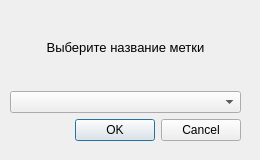
<?xml version="1.0" encoding="UTF-8"?>
<ui version="4.0">
 <class>Dialog</class>
 <widget class="QDialog" name="Dialog">
  <property name="geometry">
   <rect>
    <x>0</x>
    <y>0</y>
    <width>260</width>
    <height>160</height>
   </rect>
  </property>
  <property name="windowTitle">
   <string>Отвязка метки</string>
  </property>
  <property name="windowIcon">
   <iconset>
    <normaloff>../res/Books_icon-icons.com_76879.png</normaloff>../res/Books_icon-icons.com_76879.png</iconset>
  </property>
  <widget class="QWidget" name="layoutWidget">
   <property name="geometry">
    <rect>
     <x>10</x>
     <y>10</y>
     <width>231</width>
     <height>131</height>
    </rect>
   </property>
   <layout class="QVBoxLayout" name="verticalLayout">
    <item>
     <widget class="QLabel" name="statusTag">
      <property name="font">
       <font>
        <pointsize>10</pointsize>
       </font>
      </property>
      <property name="text">
       <string>Выберите название метки</string>
      </property>
      <property name="alignment">
       <set>Qt::AlignCenter</set>
      </property>
     </widget>
    </item>
    <item>
     <widget class="QComboBox" name="tag"/>
    </item>
    <item>
     <widget class="QDialogButtonBox" name="buttonBox">
      <property name="orientation">
       <enum>Qt::Horizontal</enum>
      </property>
      <property name="standardButtons">
       <set>QDialogButtonBox::Cancel|QDialogButtonBox::Ok</set>
      </property>
     </widget>
    </item>
   </layout>
  </widget>
 </widget>
 <resources/>
 <connections/>
</ui>
